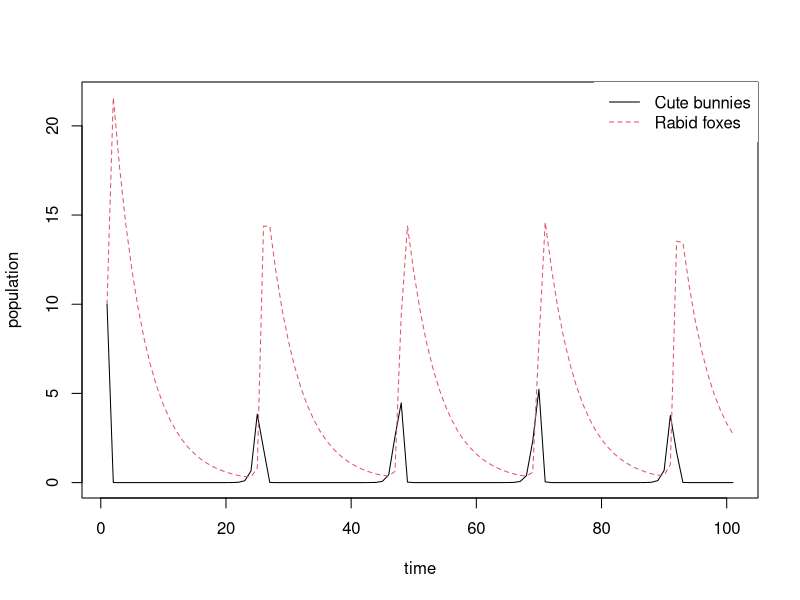
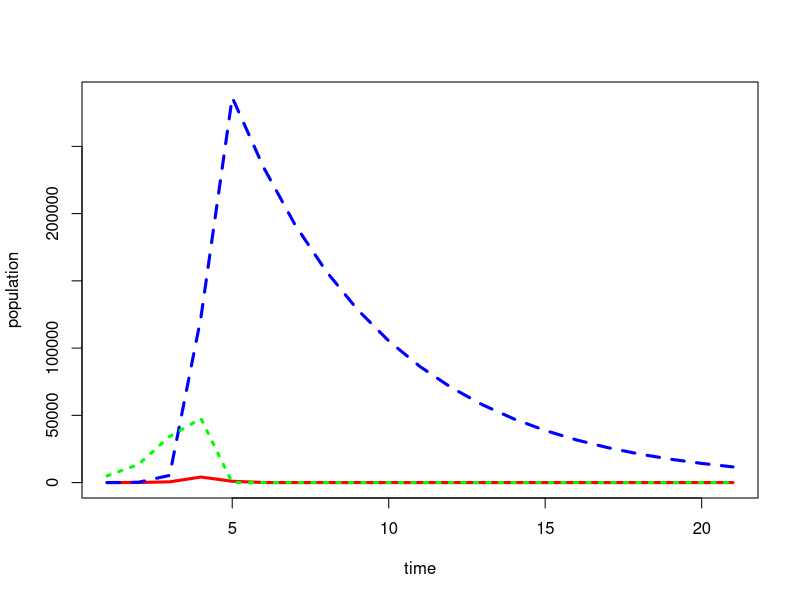

Source code (R) for these figures, in order:
# crab model

library(deSolve)

LotVmod <- function(Time, State, Pars){
  with(as.list(c(State, Pars)), {
    dx = x*(alpha - beta*y)
    dy = -y*(gamma - delta*x)
    return(list(c(dx, dy)))
  })
}

Pars <- c(alpha = 2, beta = .5, gamma = .2, delta = .6)
State <- c(x = 10, y = 10)
Time <- seq(0,100, by = 1)

out <- as.data.frame(ode(func = LotVmod, y = State, parms = Pars, time = Time))

matplot(out[,-1], type = "l", xlab = "time", ylab = "population")
legend("topright", c("Cute bunnies", "Rabid foxes"), lty = c(1,2), col = c(1,2), box.lwd = 0)

#####
Crab_mod <- function(Time, State, Pars){
  with(as.list(c(State, Pars)), {
    price = 1/(b + s) + base
    feeding_b = R/(1+h_b*R)
    feeding_s = R/(1+h_s*R)
#     b <- ifelse(b < 0, 0, b)
#     s <- ifelse(s < 0, 0, s)
#     R <- ifelse(R < 0, 0, R)
#     price <- ifelse(price < 0, 0, price)
#     feeding_b <- ifelse(feeding_b < 0, 0, feeding_b)
#     feeding_s <- ifelse(feeding_s < 0, 0, feeding_s)
    db = (price*feeding_b - cost_b)*b
    ds = (price*feeding_s - cost_s)*s
    dR = R - feeding_b*b - feeding_s*s

    return(list(c(db, ds, dR)))
  })
}

Pars <- c(base = 4, h_b = .8, h_s = 1.2, cost_b = 3, cost_s = .2)
State <- c(b = 10, s = 10, R = 5000)
Time <- seq(0,20, by = 1)

out_crab <- as.data.frame(ode(func = Crab_mod, y = State, parms = Pars, time = Time))

matplot(out_crab[,-1], type='l', xlab = "time", ylab = "population", col=c("red","blue","green"), lwd=3)
